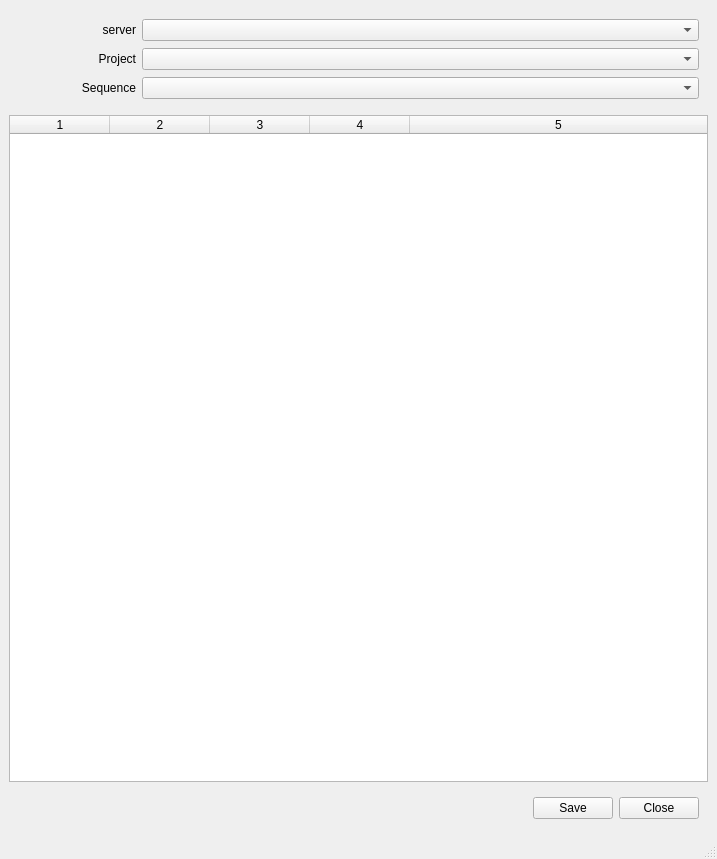
<?xml version="1.0" encoding="UTF-8"?>
<ui version="4.0">
 <class>MainWindow</class>
 <widget class="QMainWindow" name="MainWindow">
  <property name="geometry">
   <rect>
    <x>0</x>
    <y>0</y>
    <width>717</width>
    <height>859</height>
   </rect>
  </property>
  <property name="windowTitle">
   <string>Shot Editor</string>
  </property>
  <widget class="QWidget" name="centralwidget">
   <layout class="QVBoxLayout" name="verticalLayout">
    <item>
     <widget class="QWidget" name="gridWidget" native="true">
      <property name="minimumSize">
       <size>
        <width>0</width>
        <height>100</height>
       </size>
      </property>
      <layout class="QGridLayout" name="gridLayout" columnstretch="0,1">
       <item row="1" column="0">
        <widget class="QLabel" name="project_label3">
         <property name="text">
          <string>Project</string>
         </property>
         <property name="alignment">
          <set>Qt::AlignRight|Qt::AlignTrailing|Qt::AlignVCenter</set>
         </property>
        </widget>
       </item>
       <item row="1" column="1">
        <widget class="QComboBox" name="project_comboBox1"/>
       </item>
       <item row="2" column="0">
        <widget class="QLabel" name="sequence_label3">
         <property name="text">
          <string>Sequence</string>
         </property>
         <property name="alignment">
          <set>Qt::AlignRight|Qt::AlignTrailing|Qt::AlignVCenter</set>
         </property>
        </widget>
       </item>
       <item row="2" column="1">
        <widget class="QComboBox" name="sequence_comboBox1"/>
       </item>
       <item row="0" column="0">
        <widget class="QLabel" name="servers_label">
         <property name="minimumSize">
          <size>
           <width>118</width>
           <height>0</height>
          </size>
         </property>
         <property name="text">
          <string>server</string>
         </property>
         <property name="alignment">
          <set>Qt::AlignRight|Qt::AlignTrailing|Qt::AlignVCenter</set>
         </property>
        </widget>
       </item>
       <item row="0" column="1">
        <widget class="QComboBox" name="servers_comboBox">
         <property name="sizePolicy">
          <sizepolicy hsizetype="Preferred" vsizetype="Fixed">
           <horstretch>1</horstretch>
           <verstretch>0</verstretch>
          </sizepolicy>
         </property>
        </widget>
       </item>
      </layout>
     </widget>
    </item>
    <item>
     <widget class="QTableWidget" name="shotData_tableWidget">
      <property name="editTriggers">
       <set>QAbstractItemView::AnyKeyPressed|QAbstractItemView::DoubleClicked</set>
      </property>
      <property name="alternatingRowColors">
       <bool>true</bool>
      </property>
      <property name="columnCount">
       <number>5</number>
      </property>
      <attribute name="horizontalHeaderStretchLastSection">
       <bool>true</bool>
      </attribute>
      <column/>
      <column/>
      <column/>
      <column/>
      <column/>
     </widget>
    </item>
    <item>
     <widget class="QWidget" name="horizontalWidget" native="true">
      <layout class="QHBoxLayout" name="horizontalLayout">
       <item>
        <spacer name="horizontalSpacer">
         <property name="orientation">
          <enum>Qt::Horizontal</enum>
         </property>
         <property name="sizeHint" stdset="0">
          <size>
           <width>40</width>
           <height>20</height>
          </size>
         </property>
        </spacer>
       </item>
       <item>
        <widget class="QPushButton" name="save_pushButton">
         <property name="text">
          <string>Save</string>
         </property>
        </widget>
       </item>
       <item>
        <widget class="QPushButton" name="close_pushButton">
         <property name="text">
          <string>Close</string>
         </property>
        </widget>
       </item>
      </layout>
     </widget>
    </item>
   </layout>
  </widget>
  <widget class="QStatusBar" name="statusbar"/>
 </widget>
 <resources/>
 <connections/>
</ui>
